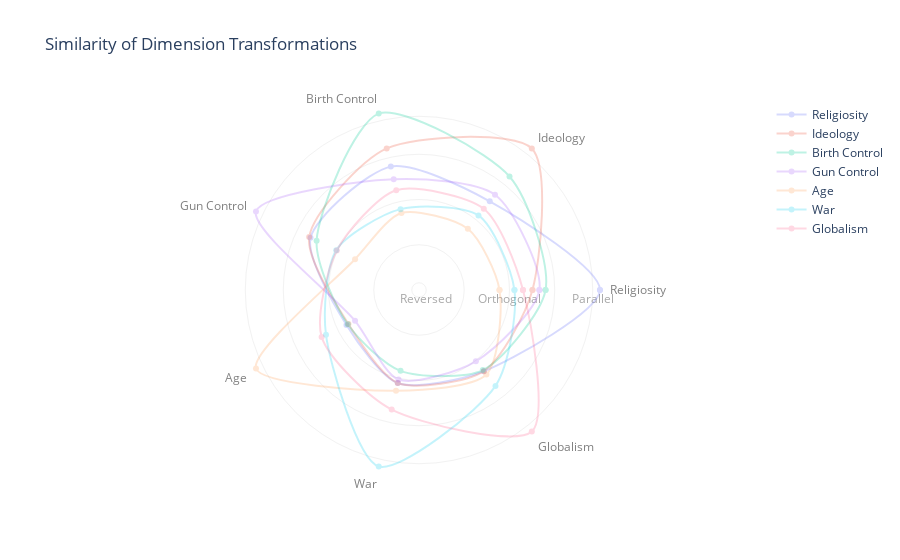

The cell this chart's notebook holds for it:
### Code cell
fig = go.Figure()
d_names = [d.name for d in dims]
for name,dim in zip(d_names,d):
    dists = list(map((lambda r : cos_sim(dim,r)),d))
    axis = d_names
    axis.append(axis[0])
    dists.append(dists[0])     
    fig.add_trace(
        go.Scatterpolar(
            r=dists, 
            theta=axis,            
            name=name, # name to be exibited on legend and on hover
            hoverinfo='name+r', # what to show on hover (name + data point)
            hovertemplate='Similarity %{r:0.2f}', # Format of data point
            opacity= 0.25,
            line_shape='spline',
            line_smoothing=0.75,
            line_width=2       
        )
    )

layout = {
    "title": "Similarity of Dimension Transformations",
    "polar_bgcolor": 'white',
    "polar_radialaxis_visible": True,
    "polar_radialaxis_showticklabels": True,
    "polar_radialaxis_tickfont_color": 'darkgrey',
    "polar_angularaxis_color": 'grey',
    "polar_angularaxis_showline": False,
    "polar_radialaxis_showline": False,
    "polar_radialaxis_layer": 'below traces',
    "polar_radialaxis_gridcolor": '#F2F2F2',
    "polar_radialaxis_range": (-1,1.1),
    "polar_radialaxis_tickvals": [-0.92,-0.5,0,0.5,0.92],
    "polar_radialaxis_ticktext": ["Reversed","","Orthogonal","","Parallel"],
    "polar_radialaxis_tickmode": 'array' 
}
fig.update_layout(**layout)
fig.write_html("visualizations/2019_dimension_radial.html")
fig.show()

### Figure 1 — Plotly figure (JSON) as saved in the notebook; plotly's stock layout.template omitted (floating-point values rounded to 4 significant figures)
{"data": [{"hoverinfo": "name+r", "hovertemplate": "Similarity %{r:0.2f}", "line": {"shape": "spline", "smoothing": 0.75, "width": 2}, "name": "Religiosity", "opacity": 0.25, "r": [1.0, 0.254, 0.3989, 0.3307, -0.11, 0.05484, 0.1493, 1.0], "theta": ["Religiosity", "Ideology", "Birth Control", "Gun Control", "Age", "War", "Globalism", "Religiosity"], "type": "scatterpolar"}, {"hoverinfo": "name+r", "hovertemplate": "Similarity %{r:0.2f}", "line": {"shape": "spline", "smoothing": 0.75, "width": 2}, "name": "Ideology", "opacity": 0.25, "r": [0.254, 1, 0.6046, 0.3474, -0.1342, 0.05407, 0.1482, 0.254], "theta": ["Religiosity", "Ideology", "Birth Control", "Gun Control", "Age", "War", "Globalism", "Religiosity", "Religiosity"], "type": "scatterpolar"}, {"hoverinfo": "name+r", "hovertemplate": "Similarity %{r:0.2f}", "line": {"shape": "spline", "smoothing": 0.75, "width": 2}, "name": "Birth Control", "opacity": 0.25, "r": [0.3989, 0.6046, 1.0, 0.2562, -0.1262, -0.0832, 0.1316, 0.3989], "theta": ["Religiosity", "Ideology", "Birth Control", "Gun Control", "Age", "War", "Globalism", "Religiosity", "Religiosity", "Religiosity"], "type": "scatterpolar"}, {"hoverinfo": "name+r", "hovertemplate": "Similarity %{r:0.2f}", "line": {"shape": "spline", "smoothing": 0.75, "width": 2}, "name": "Gun Control", "opacity": 0.25, "r": [0.3307, 0.3474, 0.2562, 1.0, -0.2156, 0.01524, 0.007955, 0.3307], "theta": ["Religiosity", "Ideology", "Birth Control", "Gun Control", "Age", "War", "Globalism", "Religiosity", "Religiosity", "Religiosity", "Religiosity"], "type": "scatterpolar"}, {"hoverinfo": "name+r", "hovertemplate": "Similarity %{r:0.2f}", "line": {"shape": "spline", "smoothing": 0.75, "width": 2}, "name": "Age", "opacity": 0.25, "r": [-0.11, -0.1342, -0.1262, -0.2156, 1.0, 0.141, 0.1946, -0.11], "theta": ["Religiosity", "Ideology", "Birth Control", "Gun Control", "Age", "War", "Globalism", "Religiosity", "Religiosity", "Religiosity", "Religiosity", "Religiosity"], "type": "scatterpolar"}, {"hoverinfo": "name+r", "hovertemplate": "Similarity %{r:0.2f}", "line": {"shape": "spline", "smoothing": 0.75, "width": 2}, "name": "War", "opacity": 0.25, "r": [0.05484, 0.05407, -0.0832, 0.01524, 0.141, 1, 0.356, 0.05484], "theta": ["Religiosity", "Ideology", "Birth Control", "Gun Control", "Age", "War", "Globalism", "Religiosity", "Religiosity", "Religiosity", "Religiosity", "Religiosity", "Religiosity"], "type": "scatterpolar"}, {"hoverinfo": "name+r", "hovertemplate": "Similarity %{r:0.2f}", "line": {"shape": "spline", "smoothing": 0.75, "width": 2}, "name": "Globalism", "opacity": 0.25, "r": [0.1493, 0.1482, 0.1316, 0.007955, 0.1946, 0.356, 1, 0.1493], "theta": ["Religiosity", "Ideology", "Birth Control", "Gun Control", "Age", "War", "Globalism", "Religiosity", "Religiosity", "Religiosity", "Religiosity", "Religiosity", "Religiosity", "Religiosity"], "type": "scatterpolar"}], "layout": {"polar": {"angularaxis": {"color": "grey", "showline": false}, "bgcolor": "white", "radialaxis": {"gridcolor": "#F2F2F2", "layer": "below traces", "range": [-1, 1.1], "showline": false, "showticklabels": true, "tickfont": {"color": "darkgrey"}, "tickmode": "array", "ticktext": ["Reversed", "", "Orthogonal", "", "Parallel"], "tickvals": [-0.92, -0.5, 0, 0.5, 0.92], "visible": true}}, "title": {"text": "Similarity of Dimension Transformations"}}}
